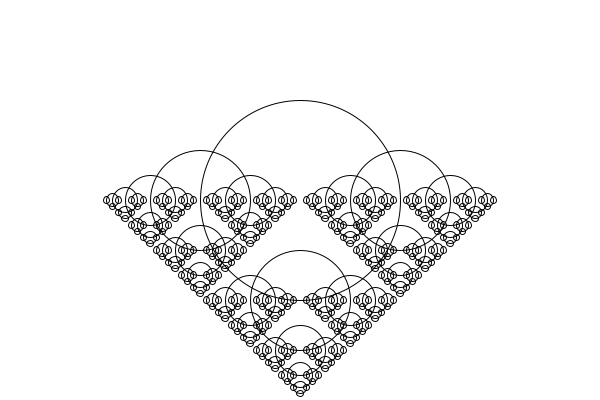
Frame 1 (no input)
Frame 60 (the mouse pressed at the canvas centre just before this capture): identical to frame 1, image omitted
Frame 120 (the mouse held since frame 60 and released just before this capture): identical to frame 1, image omitted

The Processing sketch that drew this single still picture (run headless with seeded random() and noise(); from frame 60 on, the mouse is pressed at the canvas centre):

// Processing sketch: recursiondemo_functions
// ── recursiondemo_functions.pde


void setup() {
  size(600, 400);
}

void draw() {
  background(255);

  drawCircle(width/2, height/2, 200);
}

void drawCircle(float x, float y, float d) {
  stroke(0);
  noFill();
  ellipse(x, y, d, d);

  if (d > 10) {
    drawCircle(x+d/2, y, d/2);
    drawCircle(x-d/2, y, d/2);
    drawCircle(x, y+d/2, d/2);
    
  }
}
